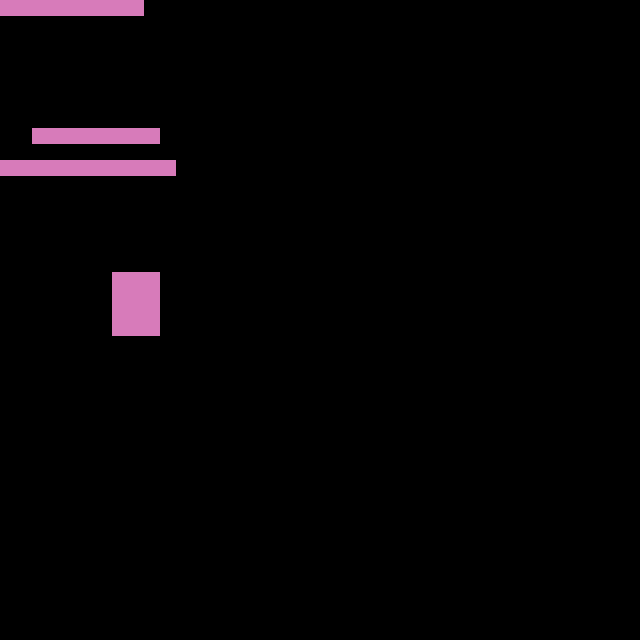

This game map was drawn from its Tiled (.tmx) file and the tilesets committed beside it. A one-line description and the full map source follow:
An orthogonal 40x40 tile map with 16x16 px tiles, 1 tile layer (layout) and 1 object (spawner).

<map version="1.0" tiledversion="1.1.5" orientation="orthogonal" renderorder="right-down" width="40" height="40" tilewidth="16" tileheight="16" infinite="0" nextobjectid="7">
 <tileset firstgid="1" source="test_tileset.tsx" />
 <layer name="layout" width="40" height="40">
  <properties>
   <property name="obj_name" value="wall" />
  </properties>
  <data encoding="csv">
1,1,1,1,1,1,1,1,1,0,0,0,0,0,0,0,0,0,0,0,0,0,0,0,0,0,0,0,0,0,0,0,0,0,0,0,0,0,0,0,
0,0,0,0,0,0,0,0,0,0,0,0,0,0,0,0,0,0,0,0,0,0,0,0,0,0,0,0,0,0,0,0,0,0,0,0,0,0,0,0,
0,0,0,0,0,0,0,0,0,0,0,0,0,0,0,0,0,0,0,0,0,0,0,0,0,0,0,0,0,0,0,0,0,0,0,0,0,0,0,0,
0,0,0,0,0,0,0,0,0,0,0,0,0,0,0,0,0,0,0,0,0,0,0,0,0,0,0,0,0,0,0,0,0,0,0,0,0,0,0,0,
0,0,0,0,0,0,0,0,0,0,0,0,0,0,0,0,0,0,0,0,0,0,0,0,0,0,0,0,0,0,0,0,0,0,0,0,0,0,0,0,
0,0,0,0,0,0,0,0,0,0,0,0,0,0,0,0,0,0,0,0,0,0,0,0,0,0,0,0,0,0,0,0,0,0,0,0,0,0,0,0,
0,0,0,0,0,0,0,0,0,0,0,0,0,0,0,0,0,0,0,0,0,0,0,0,0,0,0,0,0,0,0,0,0,0,0,0,0,0,0,0,
0,0,0,0,0,0,0,0,0,0,0,0,0,0,0,0,0,0,0,0,0,0,0,0,0,0,0,0,0,0,0,0,0,0,0,0,0,0,0,0,
0,0,1,1,1,1,1,1,1,1,0,0,0,0,0,0,0,0,0,0,0,0,0,0,0,0,0,0,0,0,0,0,0,0,0,0,0,0,0,0,
0,0,0,0,0,0,0,0,0,0,0,0,0,0,0,0,0,0,0,0,0,0,0,0,0,0,0,0,0,0,0,0,0,0,0,0,0,0,0,0,
1,1,1,1,1,1,1,1,1,1,1,0,0,0,0,0,0,0,0,0,0,0,0,0,0,0,0,0,0,0,0,0,0,0,0,0,0,0,0,0,
0,0,0,0,0,0,0,0,0,0,0,0,0,0,0,0,0,0,0,0,0,0,0,0,0,0,0,0,0,0,0,0,0,0,0,0,0,0,0,0,
0,0,0,0,0,0,0,0,0,0,0,0,0,0,0,0,0,0,0,0,0,0,0,0,0,0,0,0,0,0,0,0,0,0,0,0,0,0,0,0,
0,0,0,0,0,0,0,0,0,0,0,0,0,0,0,0,0,0,0,0,0,0,0,0,0,0,0,0,0,0,0,0,0,0,0,0,0,0,0,0,
0,0,0,0,0,0,0,0,0,0,0,0,0,0,0,0,0,0,0,0,0,0,0,0,0,0,0,0,0,0,0,0,0,0,0,0,0,0,0,0,
0,0,0,0,0,0,0,0,0,0,0,0,0,0,0,0,0,0,0,0,0,0,0,0,0,0,0,0,0,0,0,0,0,0,0,0,0,0,0,0,
0,0,0,0,0,0,0,0,0,0,0,0,0,0,0,0,0,0,0,0,0,0,0,0,0,0,0,0,0,0,0,0,0,0,0,0,0,0,0,0,
0,0,0,0,0,0,0,1,1,1,0,0,0,0,0,0,0,0,0,0,0,0,0,0,0,0,0,0,0,0,0,0,0,0,0,0,0,0,0,0,
0,0,0,0,0,0,0,1,1,1,0,0,0,0,0,0,0,0,0,0,0,0,0,0,0,0,0,0,0,0,0,0,0,0,0,0,0,0,0,0,
0,0,0,0,0,0,0,1,1,1,0,0,0,0,0,0,0,0,0,0,0,0,0,0,0,0,0,0,0,0,0,0,0,0,0,0,0,0,0,0,
0,0,0,0,0,0,0,1,1,1,0,0,0,0,0,0,0,0,0,0,0,0,0,0,0,0,0,0,0,0,0,0,0,0,0,0,0,0,0,0,
0,0,0,0,0,0,0,0,0,0,0,0,0,0,0,0,0,0,0,0,0,0,0,0,0,0,0,0,0,0,0,0,0,0,0,0,0,0,0,0,
0,0,0,0,0,0,0,0,0,0,0,0,0,0,0,0,0,0,0,0,0,0,0,0,0,0,0,0,0,0,0,0,0,0,0,0,0,0,0,0,
0,0,0,0,0,0,0,0,0,0,0,0,0,0,0,0,0,0,0,0,0,0,0,0,0,0,0,0,0,0,0,0,0,0,0,0,0,0,0,0,
0,0,0,0,0,0,0,0,0,0,0,0,0,0,0,0,0,0,0,0,0,0,0,0,0,0,0,0,0,0,0,0,0,0,0,0,0,0,0,0,
0,0,0,0,0,0,0,0,0,0,0,0,0,0,0,0,0,0,0,0,0,0,0,0,0,0,0,0,0,0,0,0,0,0,0,0,0,0,0,0,
0,0,0,0,0,0,0,0,0,0,0,0,0,0,0,0,0,0,0,0,0,0,0,0,0,0,0,0,0,0,0,0,0,0,0,0,0,0,0,0,
0,0,0,0,0,0,0,0,0,0,0,0,0,0,0,0,0,0,0,0,0,0,0,0,0,0,0,0,0,0,0,0,0,0,0,0,0,0,0,0,
0,0,0,0,0,0,0,0,0,0,0,0,0,0,0,0,0,0,0,0,0,0,0,0,0,0,0,0,0,0,0,0,0,0,0,0,0,0,0,0,
0,0,0,0,0,0,0,0,0,0,0,0,0,0,0,0,0,0,0,0,0,0,0,0,0,0,0,0,0,0,0,0,0,0,0,0,0,0,0,0,
0,0,0,0,0,0,0,0,0,0,0,0,0,0,0,0,0,0,0,0,0,0,0,0,0,0,0,0,0,0,0,0,0,0,0,0,0,0,0,0,
0,0,0,0,0,0,0,0,0,0,0,0,0,0,0,0,0,0,0,0,0,0,0,0,0,0,0,0,0,0,0,0,0,0,0,0,0,0,0,0,
0,0,0,0,0,0,0,0,0,0,0,0,0,0,0,0,0,0,0,0,0,0,0,0,0,0,0,0,0,0,0,0,0,0,0,0,0,0,0,0,
0,0,0,0,0,0,0,0,0,0,0,0,0,0,0,0,0,0,0,0,0,0,0,0,0,0,0,0,0,0,0,0,0,0,0,0,0,0,0,0,
0,0,0,0,0,0,0,0,0,0,0,0,0,0,0,0,0,0,0,0,0,0,0,0,0,0,0,0,0,0,0,0,0,0,0,0,0,0,0,0,
0,0,0,0,0,0,0,0,0,0,0,0,0,0,0,0,0,0,0,0,0,0,0,0,0,0,0,0,0,0,0,0,0,0,0,0,0,0,0,0,
0,0,0,0,0,0,0,0,0,0,0,0,0,0,0,0,0,0,0,0,0,0,0,0,0,0,0,0,0,0,0,0,0,0,0,0,0,0,0,0,
0,0,0,0,0,0,0,0,0,0,0,0,0,0,0,0,0,0,0,0,0,0,0,0,0,0,0,0,0,0,0,0,0,0,0,0,0,0,0,0,
0,0,0,0,0,0,0,0,0,0,0,0,0,0,0,0,0,0,0,0,0,0,0,0,0,0,0,0,0,0,0,0,0,0,0,0,0,0,0,0,
0,0,0,0,0,0,0,0,0,0,0,0,0,0,0,0,0,0,0,0,0,0,0,0,0,0,0,0,0,0,0,0,0,0,0,0,0,0,0,0
</data>
 </layer>
 <objectgroup name="objects">
  <object id="6" name="spawner" x="36.0221" y="34.7356">
   <properties>
    <property name="object_name" value="player" />
   </properties>
   <point />
  </object>
 </objectgroup>
</map>
